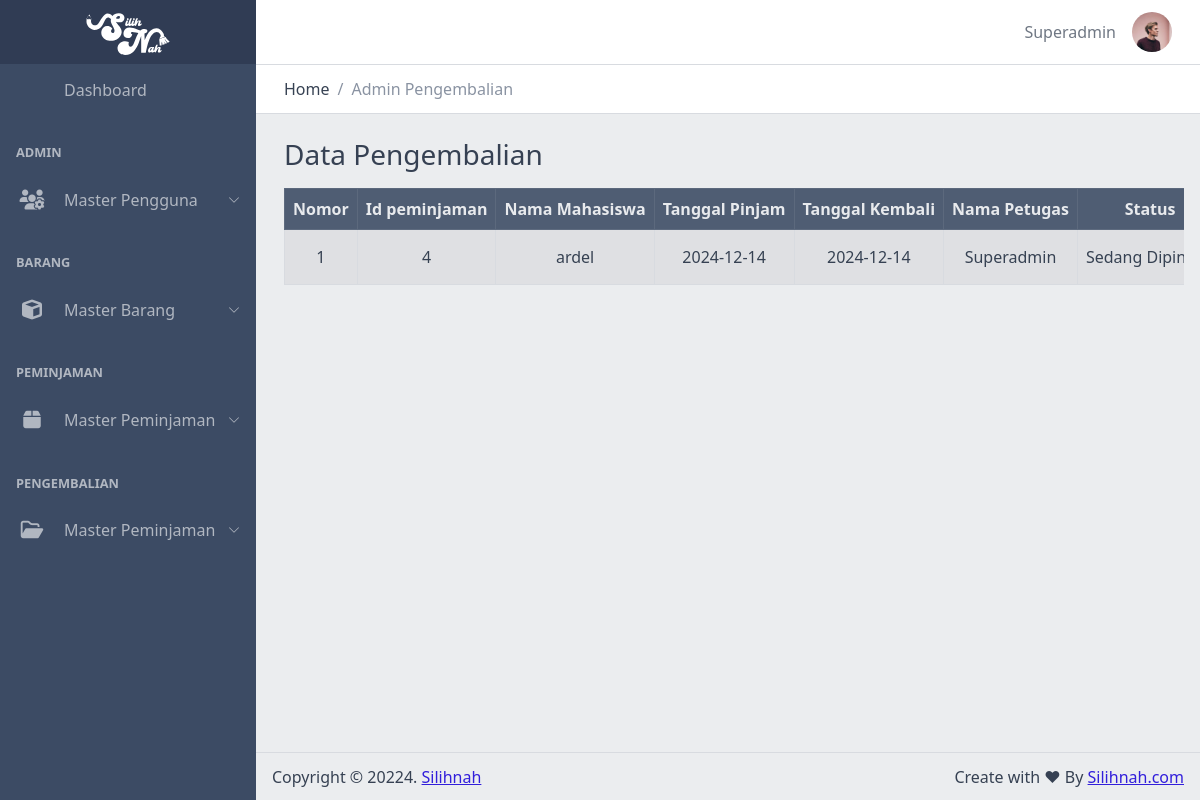
Screenshot of /views/admin/pengembalian/ (signed in) with the database file from the repository.
### tables this page shows
CREATE TABLE `peminjaman` (
  `id_peminjaman` int NOT NULL,
  `id_mahasiswa` int NOT NULL,
  `tanggal_pinjam` date NOT NULL,
  `tanggal_kembali` date NOT NULL,
  `id_petugas` int DEFAULT NULL,
  `id_status` int DEFAULT NULL
);

CREATE TABLE `mahasiswa` (
  `id_mahasiswa` int NOT NULL,
  `id_user` int NOT NULL,
  `nim` varchar(10) DEFAULT NULL,
  `nama` varchar(255) DEFAULT NULL,
  `telpon` varchar(13) DEFAULT NULL,
  `jenis_kelamin` enum('Laki-Laki','Perempuan') DEFAULT NULL,
  `tanggal_lahir` date DEFAULT NULL,
  `alamat` text,
  `agama` enum('Hindu','Islam','Budha','Kristen','Katolik','Konghucu') DEFAULT NULL
);

CREATE TABLE `petugas` (
  `id_petugas` int NOT NULL,
  `id_user` int NOT NULL,
  `nama` varchar(255) DEFAULT NULL,
  `telpon` varchar(13) DEFAULT NULL,
  `jenis_kelamin` enum('Laki-Laki','Perempuan') DEFAULT NULL,
  `tanggal_lahir` date DEFAULT NULL,
  `alamat` text,
  `agama` enum('Hindu','Islam','Budha','Kristen','Katolik','Konghucu') DEFAULT NULL
);

CREATE TABLE `status` (
  `id_status` int NOT NULL,
  `nama_status` varchar(255) NOT NULL
);

### functions/peminjaman.php (called while the page is built, shortened)
<?php
include 'connect.php';
class Peminjaman extends Connect
{
    public function getDataPeminjamanStatus()
    {
        $query = "SELECT
            peminjaman.id_peminjaman,
            peminjaman.id_mahasiswa,
            peminjaman.id_petugas,
            peminjaman.id_status,
            peminjaman.id_peminjaman,
            peminjaman.tanggal_pinjam,
            peminjaman.tanggal_kembali,
            mahasiswa.nama AS nama_mahasiswa,
            petugas.nama AS nama_petugas,
            status.nama_status AS nama_status
        FROM
            peminjaman
        LEFT JOIN
            mahasiswa ON peminjaman.id_mahasiswa = mahasiswa.id_mahasiswa
        LEFT JOIN
            petugas ON peminjaman.id_petugas = petugas.id_petugas
        LEFT JOIN
            status ON peminjaman.id_status = status.id_status
        WHERE peminjaman.id_status = 3
        GROUP BY
            peminjaman.id_peminjaman";
        $result = mysqli_query($this->conn, $query);
        $data = [];
        while ($row = mysqli_fetch_assoc($result)) {
            $data[] = $row;
        }
        return $data;
    }
    public function getDataStatus()
    {
        $query = "SELECT * FROM status";
        $result = mysqli_query($this->conn, $query);
        $data = [];
        while ($row = mysqli_fetch_assoc($result)) {
            $data[] = $row;
        }
        return $data;
    }
}

### functions/connect.php (called while the page is built, shortened)
<?php
class Connect
{
    private $host = 'localhost';
    private $user = 'root';
    private $pass = '';
    private $db = 'silihnah';
    function __construct()
    {
        $this->conn = new mysqli($this->host, $this->user, $this->pass, $this->db);
    }
}

### views/admin/pengembalian/index.php (the view, shortened to what this page needs)
<?php
include '../../../functions/peminjaman.php';
$peminjaman = new Peminjaman();
$data = $peminjaman->getDataPeminjamanStatus();
$dataStatus = $peminjaman->getDataStatus();
?>
<?php include('../../templates/header.php'); ?>
<div class="container-fluid">
    <div class="row justify-content-center">
        <div class="col">
            <h3>Data Pengembalian</h3>
        </div>
    </div>
</div>
<div class="container-fluid table-responsive">
    <table id="data-table" class="table text-nowrap table-bordered table-striped text-center mt-2 align-middle">
        <thead class="table-dark">
            <tr>
                <th>Nomor</th>
                <th>Id peminjaman</th>
                <th>Nama Mahasiswa</th>
                <th>Tanggal Pinjam</th>
                <th>Tanggal Kembali</th>
                <th>Nama Petugas</th>
                <th>Status</th>
            </tr>
        </thead>
        <tbody>
            <?php $no = 1; ?>
            <?php foreach ($data as $row) : ?>
                <tr>
                    <td><?= $no++; ?></td>
                    <td><?= $row['id_peminjaman']; ?></td>
                    <td><?= $row['nama_mahasiswa']; ?></td>
                    <td><?= $row['tanggal_pinjam']; ?></td>
                    <td><?= $row['tanggal_kembali']; ?></td>
                    <td><?= $row['nama_petugas']; ?></td>
                    <td><?= $row['nama_status']; ?></td>
                </tr>
            <?php endforeach; ?>
        </tbody>
    </table>
</div>
<?php include('../../templates/footer.php'); ?>

### assets/css/main.css (style rules this page uses)
body { background-color: #e9ecef; }

### rows the page displays
peminjaman: id_peminjaman "4", id_mahasiswa.nama "ardel", tanggal_pinjam "2024-12-14", tanggal_kembali "2024-12-14", id_petugas.nama "Superadmin", id_status.nama_status "Sedang…"

### other values shown
$_SESSION['user']['username'] "Superadmin"
$title "Admin Pengembalian"
